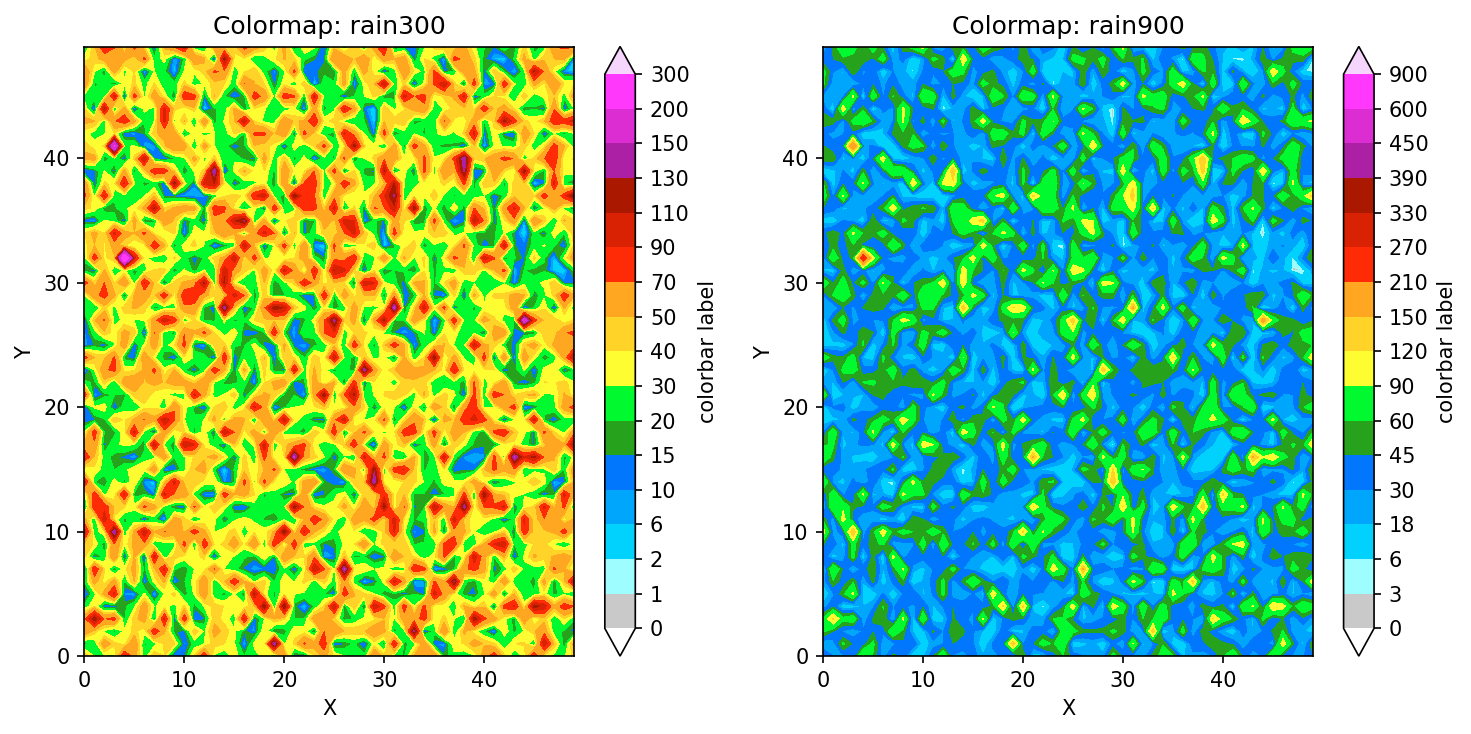

This chart was generated by the following Python code:
#!/usr/bin/env python3
"""
Custom colormaps for meteorological visualization
"""

import numpy as np
from matplotlib.colors import ListedColormap, BoundaryNorm

def _mycolors(colors_name):
    if colors_name == 'rain_colors':
        # Colors based on CWA quantitative precipitation forecast. 
        # Based on Taiwan Central Weather Administration (CWA) color schemes
        colors = [
            '#FFFFFF',  #0  
            '#C9C9C9',  #1 
            '#9EFDFF',  #2
            '#01D2FD',  #6
            '#00A6FC',  #10
            '#0177FD',  #15
            '#26A21C',  #20 
            '#00F92F',  #30 
            '#FEFD31',  #40 
            '#FFD328',  #50
            '#FFA720',  #70 
            '#FF2B06',  #90 
            '#D92203',  #110 
            '#AA1800',  #130 
            '#AB20A4',  #150 
            '#DC2DD2',  #200 
            '#FF38FB',  #300 
            '#F6D5FD',  #>300
        ]
    return colors

def mycmap(cmap_name='rain300'):
    """
    Get custom colormap, levels, and normalization for meteorological data
    
    Parameters
    ----------
    cmap_name : str
        Name of the colormap scheme:
        - 'rain300': CWA Accumulated Precipitaion
        - 'rain900': Extended precipitation range 
    
    Returns
    -------
    cmap : ListedColormap
        Matplotlib colormap object
    levels : array
        Boundary levels for the colormap
    norm : BoundaryNorm
        Normalization object for mapping data to colors
    
    """
    
    # set colors and levels 
    if cmap_name == 'rain300':
        # 18 colors, 17 levels,
        colors = _mycolors('rain_colors')        
        levels = np.array([  0,   1,   2,   6,  10,
                            15,  20,  30,  40,  50,
                            70,  90, 110, 130, 150,
                           200, 300])
        
    elif cmap_name == 'rain900':
        colors = _mycolors('rain_colors')       
        levels = np.array([0, 3, 6, 18, 30, 45, 60, 90, 120, 
                           150, 210, 270, 330, 390, 450, 600, 900])
    
    else:
        raise ValueError(f"Unknown colormap name: {cmap_name}. ")
    
    # Create colormap
    cmap = ListedColormap(colors, name=cmap_name)
    
    # Create normalization
    norm = BoundaryNorm(levels, ncolors=len(colors), extend='both')
    
    return cmap, levels, norm


def get_cmap_only(cmap_name='rain300'):
    """
    Get only the colormap object without levels and norm
    
    Parameters
    ----------
    cmap_name : str
        Name of the colormap scheme
    
    Returns
    -------
    cmap : ListedColormap
        Matplotlib colormap object
    """
    cmap, _, _ = mycmap(cmap_name)
    return cmap


def get_levels_only(cmap_name='rain300'):
    """
    Get only the levels array
    
    Parameters
    ----------
    cmap_name : str
        Name of the colormap scheme
    
    Returns
    -------
    levels : array
        Boundary levels for the colormap
    """
    _, levels, _ = mycmap(cmap_name)
    return levels


if __name__ == "__main__":
    # Test the colormap
    import matplotlib.pyplot as plt
    
    # Create test data
    np.random.seed(42)
    data = np.random.gamma(2, 20, (50, 50))

    # campes tested
    cmap_names = ['rain300', 'rain900']
    
    # Create figure with three subplots
    fig, axes = plt.subplots(1, len(cmap_names), figsize=(10, 5))
       
    for ax, name in zip(axes, cmap_names):
        cmap, levels, norm = mycmap(name)
        
        cf = ax.contourf(data, levels=levels, cmap=cmap, norm=norm, extend='both')
        cbar = plt.colorbar(cf, ax=ax, label='colorbar label', ticks=levels)
        ax.set_title(f'Colormap: {name}')
        ax.set_xlabel('X')
        ax.set_ylabel('Y')
    
    plt.tight_layout()
    plt.savefig('./mycmap.png', dpi=150, bbox_inches='tight')
    plt.close()
    #breakpoint()
    print("Test plot saved: ./mycmap.png")
